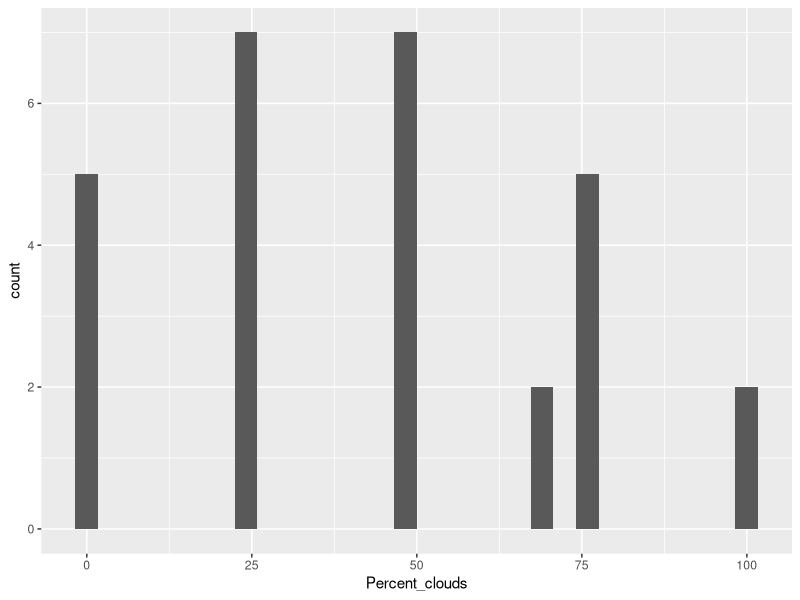
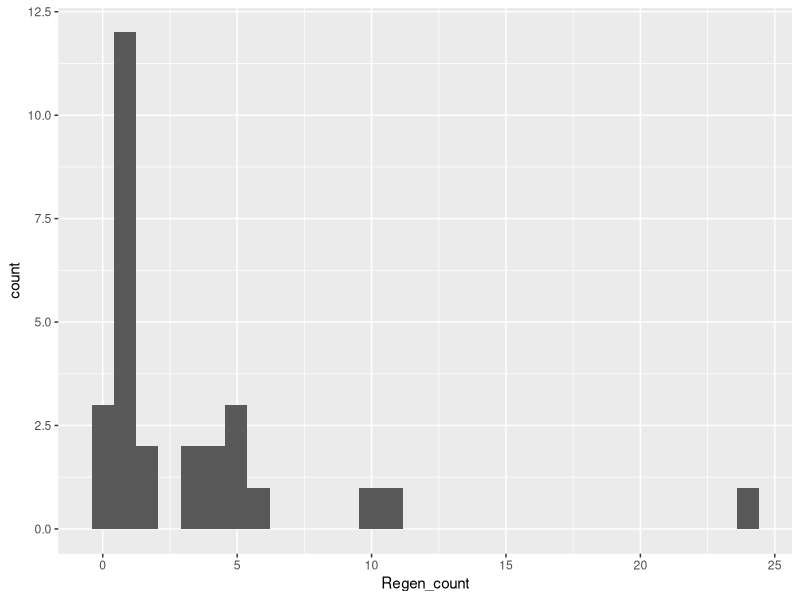
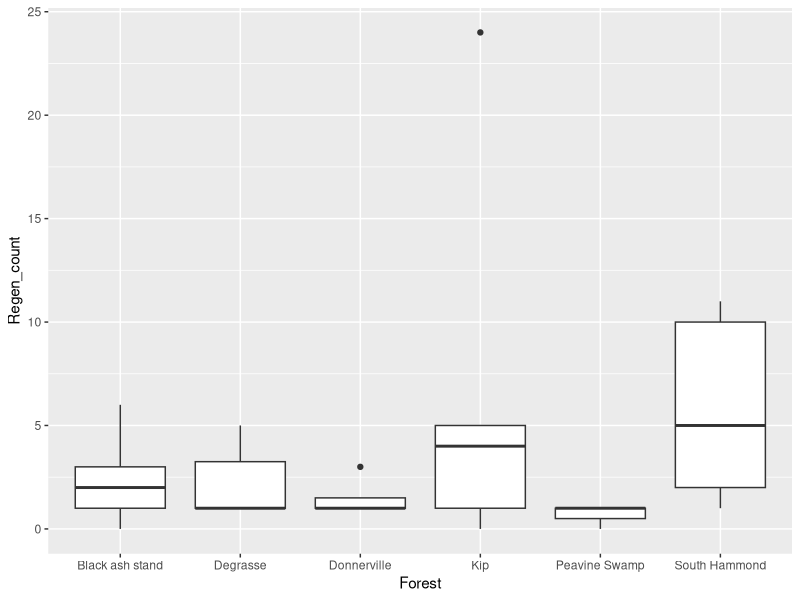
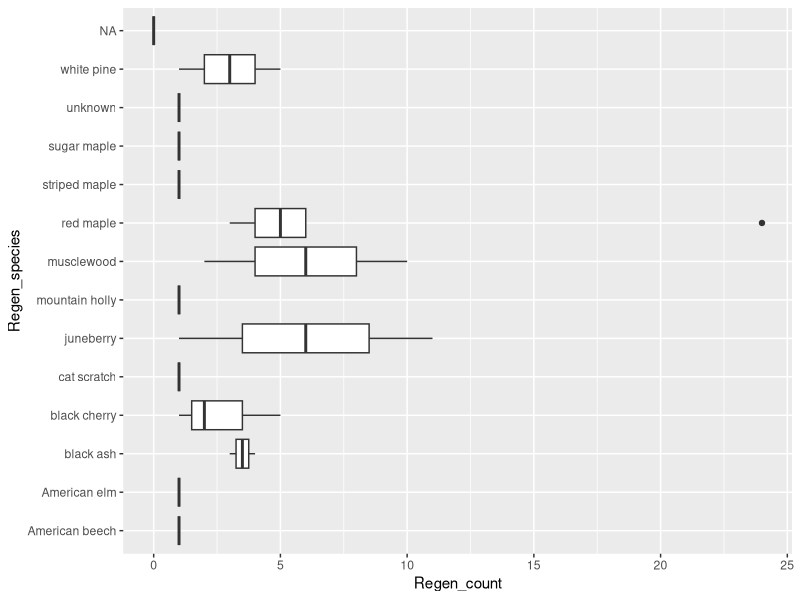
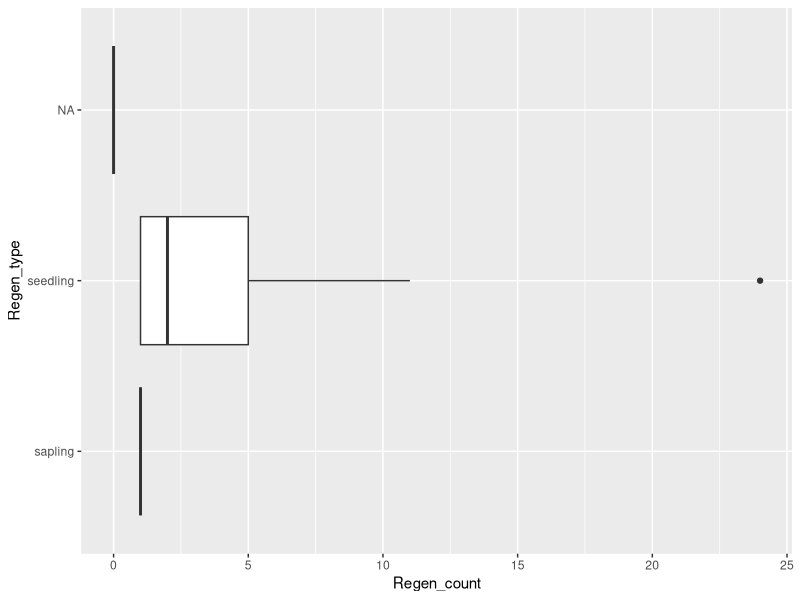
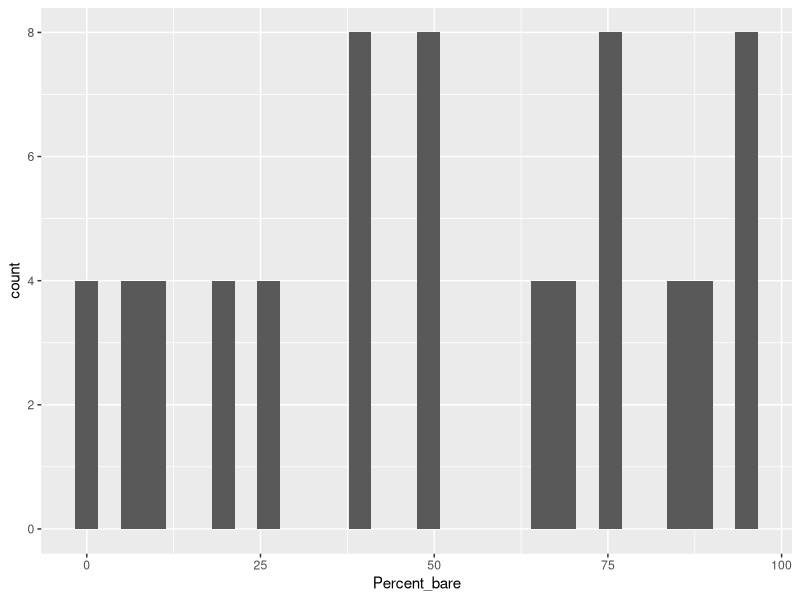
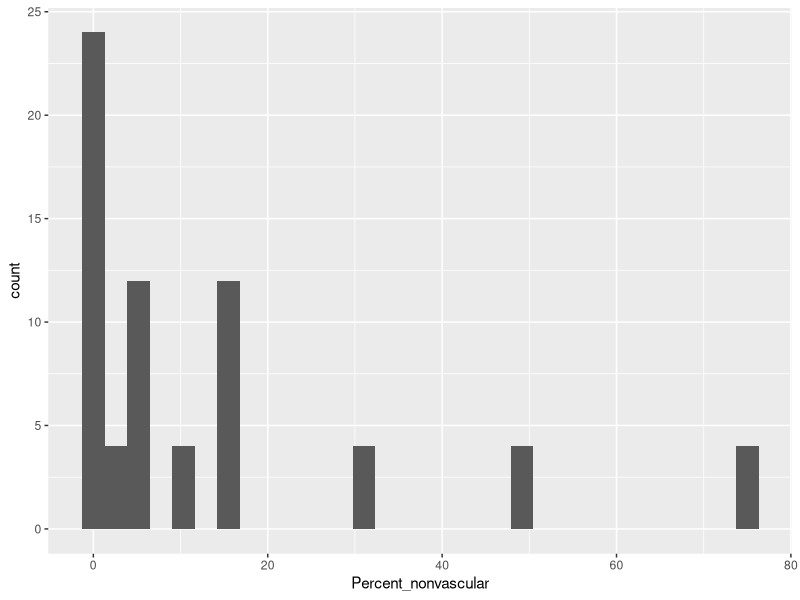
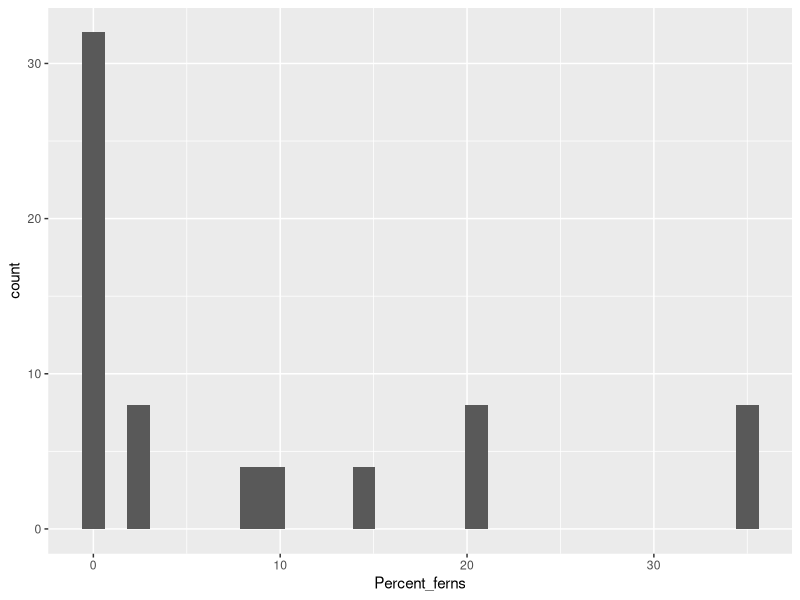

Reproduce these figures in R, in order.
## ---- chunk 1
rm(list = ls())
library(here)
library(tidyverse)
library(ggfortify)
## ---- chunk 2
regen <- read.csv(here("Data", "Regen_data_summer22.csv"))
density <- read.csv(here("Data", "Ground_cover_canopy_density_summer22.csv"))
## ---- chunk 3
str(regen) #I see that some variables have been imported as characters, I want to change them to factors
## ---- chunk 4
regen <- read.csv(here("Data", "Regen_data_summer22.csv"), stringsAsFactors = TRUE)

str(regen) #ahh, much better
## ---- chunk 5
summary(regen) #I am not seeing anything suspicious as far as outliers, but plotting help will confirm that 
## ---- chunk 6
ggplot(regen, aes(x = Percent_clouds)) +
  geom_histogram() #don't see anything suspicious
## ---- chunk 7
ggplot(regen, aes(x = Regen_count)) +
  geom_histogram() #Hmm, there could be an outlier. Looking at the data I see that the highest value occurs in Kip plot 1 with 24 red maple seedlings. Because I know the plot and that there are quite a few red maples, I don't think this is misentered data. 
## ---- chunk 8
levels(regen$Forest) #oops, looks like Donnerville has a spelling issue. I will fix it. I want there to be only 6 levels and right now there are 7

bad <- which(regen$Forest == "Donerville")
regen$Forest[bad] <- "Donnerville"
unique(regen$Forest) #that looks better!
## ---- chunk 9
levels(regen$Regen_species) #don't see any mistakes
## ---- chunk 10
levels(regen$Regen_type) #only two types, good
## ---- chunk 11
ggplot(regen, aes(x = Forest, y = Regen_count)) +
  geom_boxplot() #again, I see that high value that occurs on the kip trail. However, since I remember collecting the data and that there were a lot of red maples there I am not concerned
## ---- chunk 12
ggplot(regen, aes(x = Regen_species, y = Regen_count)) +
  geom_boxplot() +
  coord_flip()
#looks like there are lots of juneberry and musclewood present, and quite a few red maple (with 24 at that one site)
## ---- chunk 13
ggplot(regen, aes(x = Regen_type, y = Regen_count)) +
  geom_boxplot() +
  coord_flip() #can see that the understory in these plots is almost entirely seedlings, with only a few saplings
## ---- chunk 14
str(density) #got some character variables that I want to change to factors
## ---- chunk 15
density <- read.csv(here("Data", "Ground_cover_canopy_density_summer22.csv"), stringsAsFactors = T)

str(density) #good
## ---- chunk 16
summary(density) #nothing seems too out of order 
## ---- chunk 17
ggplot(density, aes(x = Percent_bare)) +
  geom_histogram() #doesn't appear to be any outliers
## ---- chunk 18
ggplot(density, aes(Percent_nonvascular)) +
  geom_histogram() #there is no one lone outlier, and nothing greater than 100 (these are percents!) so seems reasonable
## ---- chunk 19
ggplot(density, aes(x = Percent_ferns)) +
  geom_histogram() #doesn't appear to be one lone outlier and nothing beyond 100
## ---- chunk 20
ggplot(density, aes(x = Percent_angiosperms)) +
  geom_histogram() #doesn't appear to be any outliers
## ---- chunk 21
ggplot(density, aes(x = Regen_densiometer)) +
  geom_histogram() #doesn't appear to be any outliers
## ---- chunk 22
ggplot(density, aes(x = Regen_canopyapp)) +
  geom_histogram() #doesn't seem to be any outliers
## ---- chunk 23
ggplot(density, aes(x = Densiometer)) +
  geom_histogram() #doesn't appear to be any outliers
## ---- chunk 24
ggplot(density, aes(x = Canopyapp)) +
  geom_histogram() #doesn't appear to be any outliers
## ---- chunk 25
levels(density$Forest) #looks good
## ---- chunk 26
ggplot(density, aes(x = Forest, y = Canopyapp)) +
  geom_boxplot() #looks like there could be some fun things happening...e.g. maybe lower canopy density in Degrasse than Donnerville? (possible statistical test!)
## ---- chunk 27
ggplot(density, aes(x = Forest, y = Percent_ferns)) +
  geom_boxplot() #looks like there could be differences here as well
## ---- chunk 28
ggplot(density, aes(x = Forest, y = Percent_bare)) +
  geom_boxplot() #nice!
